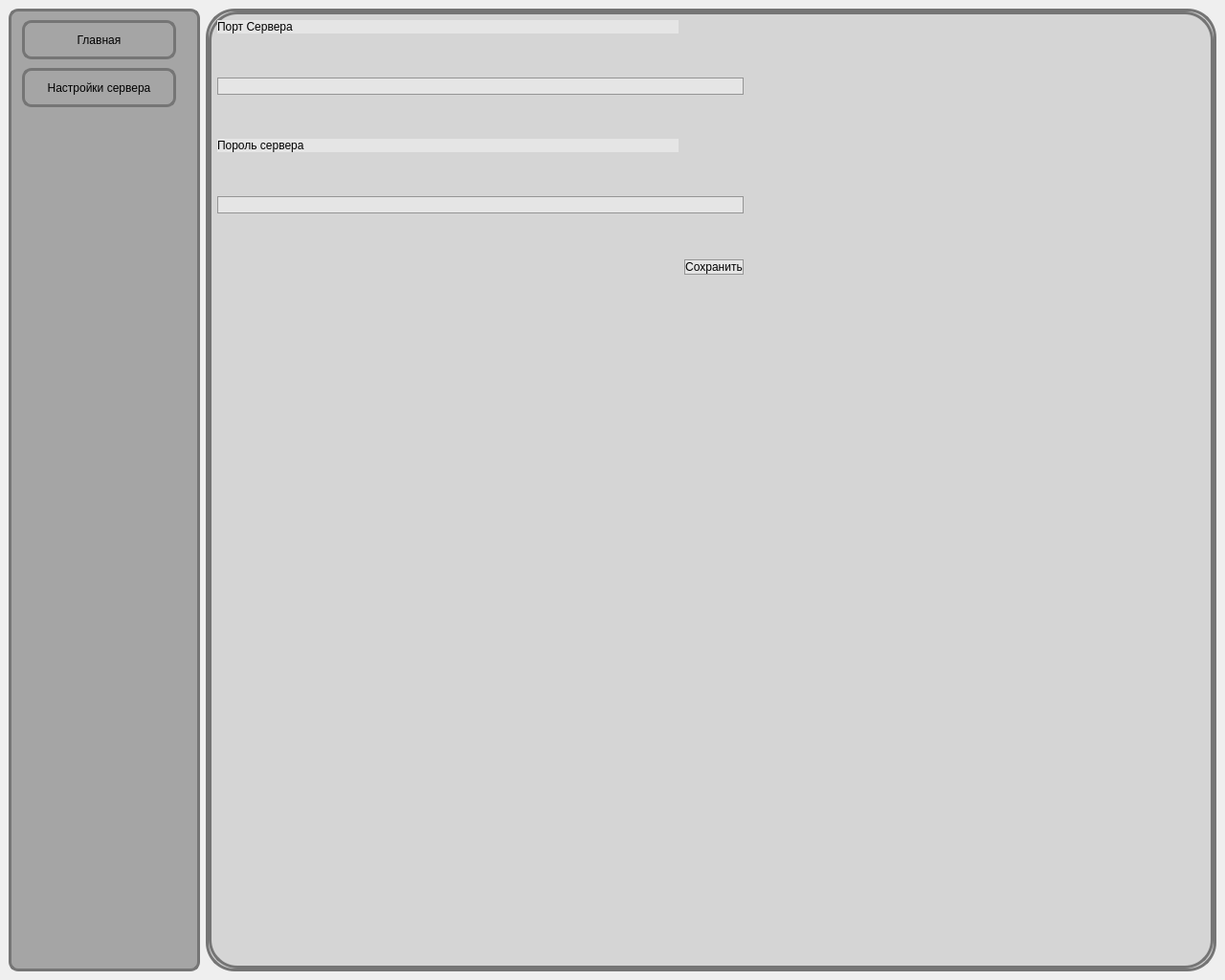
<?xml version="1.0" encoding="UTF-8"?>
<ui version="4.0">
 <class>MainWindow</class>
 <widget class="QMainWindow" name="MainWindow">
  <property name="geometry">
   <rect>
    <x>0</x>
    <y>0</y>
    <width>1280</width>
    <height>1024</height>
   </rect>
  </property>
  <property name="minimumSize">
   <size>
    <width>0</width>
    <height>0</height>
   </size>
  </property>
  <property name="windowTitle">
   <string>MainWindow</string>
  </property>
  <widget class="QWidget" name="centralwidget">
   <layout class="QHBoxLayout" name="horizontalLayout">
    <item>
     <widget class="QWidget" name="widget" native="true">
      <property name="minimumSize">
       <size>
        <width>200</width>
        <height>0</height>
       </size>
      </property>
      <property name="styleSheet">
       <string notr="true">background: #a5a5a5;
border-radius: 10px;
border: 3px solid #757575;</string>
      </property>
      <widget class="QPushButton" name="pushButton">
       <property name="geometry">
        <rect>
         <x>14</x>
         <y>12</y>
         <width>161</width>
         <height>41</height>
        </rect>
       </property>
       <property name="styleSheet">
        <string notr="true">font: 75 16pt &quot;Arial&quot;;
</string>
       </property>
       <property name="text">
        <string>Главная</string>
       </property>
      </widget>
      <widget class="QPushButton" name="pushButton_2">
       <property name="geometry">
        <rect>
         <x>14</x>
         <y>62</y>
         <width>161</width>
         <height>41</height>
        </rect>
       </property>
       <property name="styleSheet">
        <string notr="true">font: 75 10pt &quot;Arial&quot;;
background: none
</string>
       </property>
       <property name="text">
        <string>Настройки сервера</string>
       </property>
      </widget>
     </widget>
    </item>
    <item>
     <widget class="QScrollArea" name="scrollArea">
      <property name="styleSheet">
       <string notr="true">background: #d5d5d5;
border-radius: 30px;
border: 3px solid #757575</string>
      </property>
      <property name="widgetResizable">
       <bool>true</bool>
      </property>
      <widget class="QWidget" name="scrollAreaWidgetContents">
       <property name="geometry">
        <rect>
         <x>0</x>
         <y>0</y>
         <width>1050</width>
         <height>1000</height>
        </rect>
       </property>
       <layout class="QFormLayout" name="formLayout">
        <item row="1" column="0" colspan="2">
         <layout class="QGridLayout" name="gridLayout">
          <item row="0" column="0">
           <widget class="QLabel" name="label">
            <property name="styleSheet">
             <string notr="true">background: #e5e5e5;
border: 0px;
border-radius: 0px;
font: 75 16pt &quot;Arial&quot;;</string>
            </property>
            <property name="text">
             <string>Порт Сервера</string>
            </property>
           </widget>
          </item>
          <item row="1" column="0">
           <spacer name="verticalSpacer_2">
            <property name="orientation">
             <enum>Qt::Vertical</enum>
            </property>
            <property name="sizeHint" stdset="0">
             <size>
              <width>20</width>
              <height>40</height>
             </size>
            </property>
           </spacer>
          </item>
          <item row="3" column="0">
           <spacer name="verticalSpacer_3">
            <property name="orientation">
             <enum>Qt::Vertical</enum>
            </property>
            <property name="sizeHint" stdset="0">
             <size>
              <width>20</width>
              <height>40</height>
             </size>
            </property>
           </spacer>
          </item>
          <item row="8" column="1">
           <widget class="QPushButton" name="pushButton_3">
            <property name="styleSheet">
             <string notr="true">background: #e5e5e5;
border: 1px solid #959595;
border-radius: 10px;
font: 75 16pt &quot;Arial&quot;;</string>
            </property>
            <property name="text">
             <string>Сохранить</string>
            </property>
           </widget>
          </item>
          <item row="4" column="0">
           <widget class="QLabel" name="label_2">
            <property name="styleSheet">
             <string notr="true">background: #e5e5e5;
border: 0px;
border-radius: 0px;
font: 75 16pt &quot;Arial&quot;;</string>
            </property>
            <property name="text">
             <string>Пороль сервера</string>
            </property>
           </widget>
          </item>
          <item row="6" column="0" colspan="2">
           <widget class="QLineEdit" name="lineEdit_2">
            <property name="styleSheet">
             <string notr="true">border: 1px solid #959595;
border-radius: 10px;
background: #e5e5e5;</string>
            </property>
           </widget>
          </item>
          <item row="2" column="0" colspan="2">
           <widget class="QLineEdit" name="lineEdit">
            <property name="styleSheet">
             <string notr="true">border: 1px solid #959595;
border-radius: 10px;
background: #e5e5e5;</string>
            </property>
           </widget>
          </item>
          <item row="8" column="0">
           <spacer name="horizontalSpacer_2">
            <property name="orientation">
             <enum>Qt::Horizontal</enum>
            </property>
            <property name="sizeHint" stdset="0">
             <size>
              <width>40</width>
              <height>20</height>
             </size>
            </property>
           </spacer>
          </item>
          <item row="9" column="1">
           <spacer name="verticalSpacer_5">
            <property name="orientation">
             <enum>Qt::Vertical</enum>
            </property>
            <property name="sizeHint" stdset="0">
             <size>
              <width>20</width>
              <height>40</height>
             </size>
            </property>
           </spacer>
          </item>
          <item row="8" column="2">
           <spacer name="horizontalSpacer">
            <property name="orientation">
             <enum>Qt::Horizontal</enum>
            </property>
            <property name="sizeHint" stdset="0">
             <size>
              <width>40</width>
              <height>20</height>
             </size>
            </property>
           </spacer>
          </item>
          <item row="5" column="0">
           <spacer name="verticalSpacer">
            <property name="orientation">
             <enum>Qt::Vertical</enum>
            </property>
            <property name="sizeHint" stdset="0">
             <size>
              <width>20</width>
              <height>40</height>
             </size>
            </property>
           </spacer>
          </item>
          <item row="7" column="0">
           <spacer name="verticalSpacer_4">
            <property name="orientation">
             <enum>Qt::Vertical</enum>
            </property>
            <property name="sizeHint" stdset="0">
             <size>
              <width>20</width>
              <height>40</height>
             </size>
            </property>
           </spacer>
          </item>
         </layout>
        </item>
        <item row="2" column="0" colspan="2">
         <spacer name="verticalSpacer_6">
          <property name="orientation">
           <enum>Qt::Vertical</enum>
          </property>
          <property name="sizeHint" stdset="0">
           <size>
            <width>20</width>
            <height>40</height>
           </size>
          </property>
         </spacer>
        </item>
        <item row="3" column="0" colspan="2">
         <spacer name="verticalSpacer_7">
          <property name="orientation">
           <enum>Qt::Vertical</enum>
          </property>
          <property name="sizeHint" stdset="0">
           <size>
            <width>20</width>
            <height>40</height>
           </size>
          </property>
         </spacer>
        </item>
        <item row="4" column="0" colspan="2">
         <spacer name="verticalSpacer_8">
          <property name="orientation">
           <enum>Qt::Vertical</enum>
          </property>
          <property name="sizeHint" stdset="0">
           <size>
            <width>20</width>
            <height>40</height>
           </size>
          </property>
         </spacer>
        </item>
        <item row="5" column="0" colspan="2">
         <spacer name="verticalSpacer_9">
          <property name="orientation">
           <enum>Qt::Vertical</enum>
          </property>
          <property name="sizeHint" stdset="0">
           <size>
            <width>20</width>
            <height>40</height>
           </size>
          </property>
         </spacer>
        </item>
        <item row="6" column="0" colspan="2">
         <spacer name="verticalSpacer_10">
          <property name="orientation">
           <enum>Qt::Vertical</enum>
          </property>
          <property name="sizeHint" stdset="0">
           <size>
            <width>20</width>
            <height>40</height>
           </size>
          </property>
         </spacer>
        </item>
        <item row="7" column="0" colspan="2">
         <spacer name="verticalSpacer_11">
          <property name="orientation">
           <enum>Qt::Vertical</enum>
          </property>
          <property name="sizeHint" stdset="0">
           <size>
            <width>20</width>
            <height>40</height>
           </size>
          </property>
         </spacer>
        </item>
        <item row="8" column="0" colspan="2">
         <spacer name="verticalSpacer_12">
          <property name="orientation">
           <enum>Qt::Vertical</enum>
          </property>
          <property name="sizeHint" stdset="0">
           <size>
            <width>20</width>
            <height>40</height>
           </size>
          </property>
         </spacer>
        </item>
       </layout>
      </widget>
     </widget>
    </item>
   </layout>
  </widget>
 </widget>
 <resources/>
 <connections/>
</ui>
